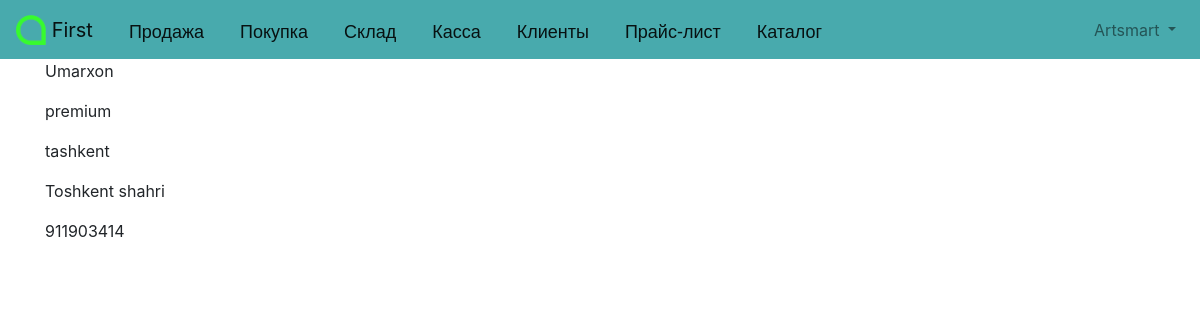
Page /clients/client/1/ (signed in) on the committed database.
### accounts/models.py (models this page shows)
class CustomUser(AbstractUser):
    age = models.PositiveIntegerField(null=True, blank=True)

### clients/models.py (models this page shows, shortened)
class Client(models.Model):
    name = models.CharField(max_length=155)
    category = models.CharField(max_length=155, default='premium')
    region = models.CharField(max_length=155, default='tashkent')
    city = models.CharField(max_length=155)
    phone = models.CharField(max_length=155)
    photo = models.ImageField(upload_to='images/', blank=True)
    date = models.DateTimeField(auto_now_add=True)
    author = models.ForeignKey(
        get_user_model(),
        on_delete=models.CASCADE,
    )

### clients/views.py (the view)
# urls.py: path('client/<int:pk>/', ClientDetailView.as_view(), name="client_detail"),
class ClientDetailView(LoginRequiredMixin, DetailView):
    model = Client
    template_name = 'client/client_detail.html'

### templates/client/client_detail.html
{% extends 'base.html' %}
{% block content %}
        <p>{{ client.name }}</p>
        <p>{{ client.category }}</p>
        <p>{{ client.region }} </p>
        <p>{{ client.city }} </p>
        <p>{{ client.phone }} </p>
{% endblock content %}

### templates/base.html (shortened to what this page needs)
{% load static %}
<!DOCTYPE html>
<html lang="en">
<head>
    <link rel="stylesheet" href="https://cdn.jsdelivr.net/npm/bootstrap@4.5.3/dist/css/bootstrap.min.css">
</head>
    <body>
        <nav class="navbar navbar-expand-lg navbar-light sticky-top" style="background-color: #48AAAD" id="bosh" >
            <a class="navbar-brand" href="/">
                <img src="/static/artel.png" width="30" height="30" class="d-inline-block align-top" alt="">
                First
            </a>
            <a class="navbar-brand" id="knopka" href="{% url 'sales'%}">Продажа</a>
            <a class="navbar-brand" id="knopka" href="{% url 'purchases'%}">Покупка</a>
            <a class="navbar-brand" id="knopka" href="{% url 'stock'%}">Склад</a>
            <a class="navbar-brand" id="knopka" href="{% url 'cash_register'%}">Касса</a>
            <a class="navbar-brand" id="knopka" href="{% url 'client_list'%}">Клиенты</a>
            <a class="navbar-brand" id="knopka" href="{% url 'price_list'%}">Прайс-лист</a>
            <a class="navbar-brand" id="knopka" href="{% url 'product_catalog'%}">Каталог</a>
            <div class="collapse navbar-collapse" id="navbarSupportedContent">
                {% if user.is_authenticated %}
                    <ul class="navbar-nav ml-auto">
                        <li class="nav-item">
                            <a class="nav-link dropdown-toggle" href="#"
                                id="navbarDropdown" role="button" data-toggle="dropdown"
                                aria-haspopup="true" aria-expanded="false">
                                {{ user.username | title }}
                            </a>
                        </li>
                    </ul>
                {% else %}
                    <form class="form-inline ml-auto">
                        <a href="{% url 'login' %}" class="btn btn-outline-light">Kirish</a>
                        <a href="{% url 'signup' %}" class="btn btn-primary ml-2">Ro'yxatdan o'tish</a>
                    </form>
                {% endif %}
            </div>
        </nav>
        <main>
        <div class="container">
            {% block content %}
            {% endblock content %}
        </div>
        </main>
    </body>
</html>

### templates/base.html (style rules this page uses)
#knopka { margin-top: 6; padding-left: 20; font-family: arial; font-size: 18px; }

### rows in the picture
CustomUser: username "Artsmart"
Client: name "Umarxon", category "premium", region "tashkent", city "Toshkent shahri", phone "911903414"
